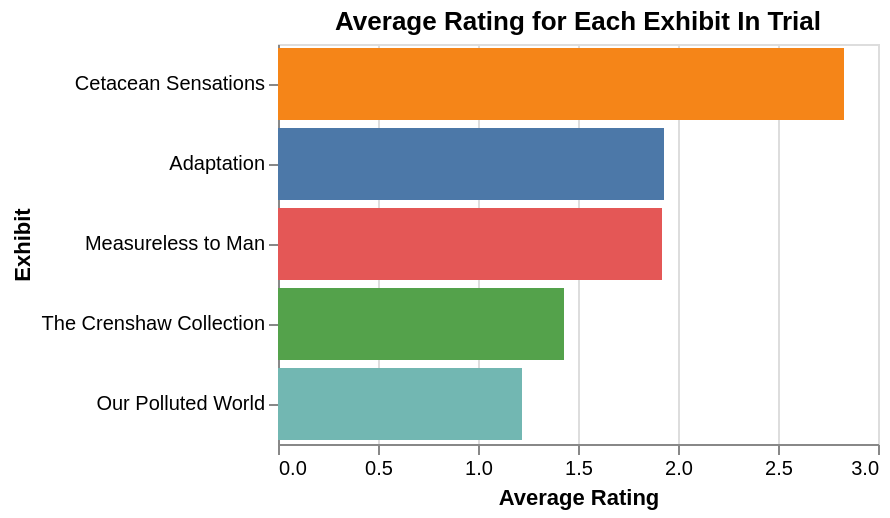

Notebook cell for this chart:
### Code cell
# Which exhibits are the most popular? (rating)
# query to get the number of button presses for each exhibit
query = """
SELECT e.name, ROUND(AVG(b.value),2) as average_rating
FROM kiosk_output ko
JOIN exhibit e USING(exhibit_id)
JOIN button b USING(button_id)
JOIN button_type bt USING(button_type_id)
WHERE bt.name = 'rating'
GROUP BY e.name
ORDER BY average_rating DESC
;
"""
# execute the query and load the results into a pandas dataframe
df = pd.read_sql_query(query, engine)

# create a bar chart of the results
chart = alt.Chart(df).mark_bar().encode(
    x=alt.X('average_rating:Q', title='Average Rating'),
    y=alt.Y('name:N', title='Exhibit', sort='-x'),
    color=alt.Color('name:N', legend=None),
).properties(
    title='Average Rating for Each Exhibit In Trial',
    width=300,
    height=200,
    
)
# df.desc
chart.save('visualisations/average_rating_for_each_exhibit_in_trial.png')
chart.show()

### Figure 1 — Vega-Lite specification as saved in the notebook (floating-point values rounded to 4 significant figures)
{"config": {"view": {"continuousWidth": 300, "continuousHeight": 300}}, "data": {"name": "data-f5cfc0b21a6573293cb6f1e3cd1829cd"}, "mark": {"type": "bar"}, "encoding": {"color": {"field": "name", "legend": null, "type": "nominal"}, "x": {"field": "average_rating", "title": "Average Rating", "type": "quantitative"}, "y": {"field": "name", "sort": "-x", "title": "Exhibit", "type": "nominal"}}, "height": 200, "title": "Average Rating for Each Exhibit In Trial", "width": 300, "$schema": "https://vega.github.io/schema/vega-lite/v6.4.1.json", "datasets": {"data-f5cfc0b21a6573293cb6f1e3cd1829cd": [{"name": "Cetacean Sensations", "average_rating": 2.83}, {"name": "Adaptation", "average_rating": 1.93}, {"name": "Measureless to Man", "average_rating": 1.92}, {"name": "The Crenshaw Collection", "average_rating": 1.43}, {"name": "Our Polluted World", "average_rating": 1.22}]}}
